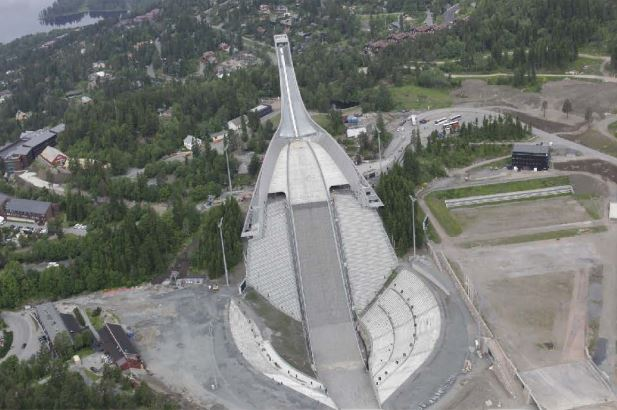
#> input picture images/bridge_left.JPG, 617 x 410 px
$ jupyter execute --allow-errors fundemental_mat.ipynb   (shell and % lines are left out)   (older library calls are emulated)
#> lines starting #> are read from the running program, lines starting #| are printed output that depends on the picture; long printed decimals are rounded
### src/annotator.py
import matplotlib.pyplot as plt
from os import path

class Annotator:
    """
    Object used to manually label interest points in pairs of objects
    Example usage:
    >>> ann = Annotator(<im1>, <im2>, check_for_annotations = True)
        - creates a new object. It is by default in annotation mode
        - check_for_annotations will force the check of previously
        labelled interest points in the same directory as annotator.py

    >>> ann.annotate()
        - shows the plot window containing both images.
        labelling starts by clicking on an interest point in the leftmost image
        then click on the associated point in the right image.
        Do this for however many interest points are needed
        - close plot window to finish labelling

    >>> ann.save_annotations()
        - saves the new labelling into files linked to the images' filenames

    """
    def __init__(self, path1, path2, annotation_mode = True, check_for_annotations = True):
        self.image_paths = [path1, path2]
        self.images = [
            plt.imread(p) for p in self.image_paths
            ]

        if annotation_mode:
            print('Loading Annotator in annotation mode...')
            self.current_image = 0

            if check_for_annotations:
                self.coords = self.__look_for_annotations()
            else:
                self.coords = [[], []]

            self.display_images()
            self.cid = self.fig.canvas.mpl_connect('button_press_event', self.__onClick)

        else:
            print('Loading Annotator in data load mode...')
            self.coords = self.__look_for_annotations()

    def display_images(self, show = False):
        self.fig, self.axes = plt.subplots(1, 2)
        self.axes[0].imshow(self.images[0], cmap='gray')
        self.axes[1].imshow(self.images[1], cmap='gray')

        if self.coords[0]:
            x, y = zip(*self.coords[0])
            self.axes[0].scatter(x, y, marker='x', c='y')
        if self.coords[1]:
            x, y = zip(*self.coords[1])
            self.axes[1].scatter(x, y, marker='x', c='y')

        if show:
            plt.show()

    # [12 lines left out: function __onClick, not called in this run]

    def annotate(self):
        plt.show()

    # [10 lines left out: function save_annotations, not called in this run]

    def __look_for_annotations(self):
        annot = self.get_annotation_name()

        print('Image Files:\n> {}\n> {}\nSearching for annotation file: {}'.format(
            self.image_paths[0], self.image_paths[1], annot))

        coords = [[], []]

        if path.exists(annot):
            print('> Annotation file found.')

            with open(annot, 'r') as f:
                try:
                    data = f.read().split('\n')
                    if data[-1] == '':
                        data = data[:-1]

                    num = int(data[0])
                    coords[0] = [list(map(int, c.split(' '))) for c in data[2 : num+2]]
                    coords[1] = [list(map(int, c.split(' '))) for c in data[num + 3 :]]

                except ValueError:
                    pass # silently fail as file is probably empty

        else:
            print('> WARNING: Annotation file not found.')

        return coords

    def get_annotation_name(self):
        names = ['.'.join(path.basename(p).split('.')[:-1]) for p in self.image_paths]
        return '{}_{}_annotation.txt'.format(names[0], names[1])


# [13 lines that do not run on import are left out]

### src/utils.py
import numpy as np
import re
import matplotlib.pyplot as plt

# [28 lines left out: functions read_pgm, get_gradient_magnitude_and_argument, not called in this run]

def plot_side_by_side(im1, im2):
    plt.figure(figsize=[10, 20])
    plt.subplot(1, 2, 1)
    plt.imshow(im1)
    plt.subplot(1, 2, 2)
    plt.imshow(im2)
    plt.show()

# [11 lines left out: function show_interest_side_by_side, not called in this run]

def rgb_to_grey(img):
    return 0.299 * img[:, :, 0] + 0.587 * img[:, :, 1] + 0.114 * img[:, :, 2]

# [4 lines left out: function add_column_ones, not called in this run]

### fundemental_mat.ipynb
- https://www.robots.ox.ac.uk/~vgg/hzbook/hzbook1/HZepipolar.pdf
- http://www.uio.no/studier/emner/matnat/its/UNIK4690/v16/forelesninger/lecture_7_1-epipolar-geometry.pdf
- https://github.com/marktao99/python/blob/master/CVP/samples/sfm.py#L85

[cell 1]
import numpy as np
import matplotlib.pyplot as plt

[cell 2]
# [11 lines of commented-out code are left out]

def build_A(pairs, pairs_prime):
    x, y = pairs[:, 0], pairs[:, 1]
    x_p, y_p = pairs_prime[:, 0], pairs_prime[:, 1]

    A = np.vstack([x*x_p, y*x_p, x_p, x*y_p, y*y_p, y_p, x, y, np.ones(len(x))]).T
    return A

def get_fundemental_matrix(pairs, pairs_prime):
    A = build_A(pairs, pairs_prime)
    u, s, v = np.linalg.svd(A, full_matrices = False)
    f_bar = v[-1].reshape(3,3)
    u_hat, s_hat, v_hat = np.linalg.svd(f_bar, full_matrices = False)
    s_hat[-1] = 0
    f_hat = np.dot(u_hat, np.dot(np.diag(s_hat), v_hat))
    return f_hat

# [23 lines of commented-out code are left out]

def get_normalisation_matrix(points):
    mean = np.mean(points, axis = 0)
    d = np.mean(np.linalg.norm(points - mean, axis = 1)) / np.sqrt(2)

    T = np.array([
        [1/d, 0, - mean[0] / d],
        [0, 1/d, - mean[1] / d],
        [0, 0, 1]
    ])
    return T

def get_fundemental_matrix_normalised(pairs, pairs_prime):

    T = get_normalisation_matrix(pairs[:, :2])
    norm_pairs = np.dot(pairs, T.T)

    T_prime = get_normalisation_matrix(pairs_prime[:, :2])
    norm_pairs_prime = np.dot(pairs_prime, T_prime.T)

    F = get_fundemental_matrix(norm_pairs, norm_pairs_prime)

    denormed_F = np.dot(T_prime.T, np.dot(F, T))
    return denormed_F

def get_epipole(F):
    U,S,V = np.linalg.svd(F)
    e = V[-1] # as S[-1] ~ 0
    return e

# https://www.cs.auckland.ac.nz/courses/compsci773s1t/lectures/773-GGpdfs/773GG-FundMatrix-A.pdf

def get_rectification_matrix(F):
    R = np.zeros(F.shape)
    epipole = get_epipole(F)
    R[0] = epipole / np.linalg.norm(epipole)
    R[1] = np.array([-R[0, 1], R[0, 0], 0]) / np.linalg.norm(R[0, :2])
    R[2] = np.array([-R[0, 0] * R[0, 2], -R[0, 1] * R[0, 2], R[0, 0] ** 2 + R[0, 1] ** 2]) / (np.linalg.norm(epipole) * np.linalg.norm(R[0, :2]))
    return R

[cell 3]
pairs = np.array([
    [0, 1],
    [0, 2],
    [1, 2],
    [1, 1],
    [1, 4],
    [1, 5],
    [2, 5],
    [2, 4]
])
pairs = np.concatenate((pairs, np.ones((pairs.shape[0], 1))), axis = 1)

plt.scatter(pairs[:, 1], pairs[:, 0], marker='x', c='r')

H = np.array([
    [0, 1, 0],
    [-1, 0, 0],
    [0, 0, 1]
]) # simple left rotation, no translation

pairs_prime = H.dot(pairs.T).T

plt.scatter(pairs_prime[:, 1], pairs_prime[:, 0], marker='x', c='b')
plt.gca().invert_yaxis()

F = get_fundemental_matrix_normalised(pairs, pairs_prime)
x_bound = plt.gca().get_xbound()
y_min, y_max = plt.gca().get_ybound()

for p in pairs_prime:
    line = np.dot(F.T, p)
    space = np.linspace(*x_bound, 100)

    eq = (line[2] + line[0] * space) / -line[1]
    selector = np.logical_and(y_min < eq, eq < y_max)
    space = space[selector]
    eq = eq[selector]

    plt.plot(space, eq, color='b')

plt.show()
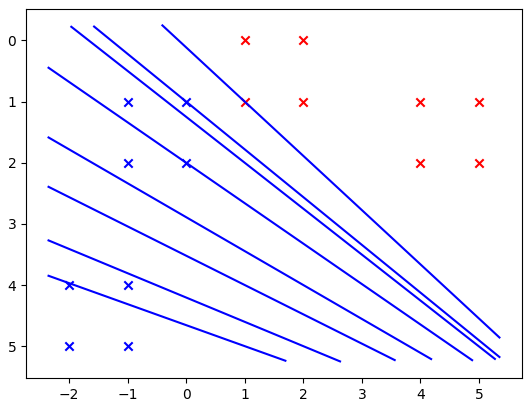
#> figure drawn by matplotlib, 1 panel; curve peaks at x = 5.35, y = 5.18; curve peaks at x = 4.88, y = 5.23; curve peaks at x = 5.27, y = 5.21

plt.scatter(pairs[:, 1], pairs[:, 0], marker='x', c='r')
plt.scatter(pairs_prime[:, 1], pairs_prime[:, 0], marker='x', c='b')
plt.gca().invert_yaxis()

for p in pairs:
    line = np.dot(F, p)
    space = np.linspace(*x_bound, 100)

    eq = (line[2] + line[0] * space) / -line[1]
    selector = np.logical_and(y_min < eq, eq < y_max)
    space = space[selector]
    eq = eq[selector]

    plt.plot(space, eq, color='r')

plt.show()
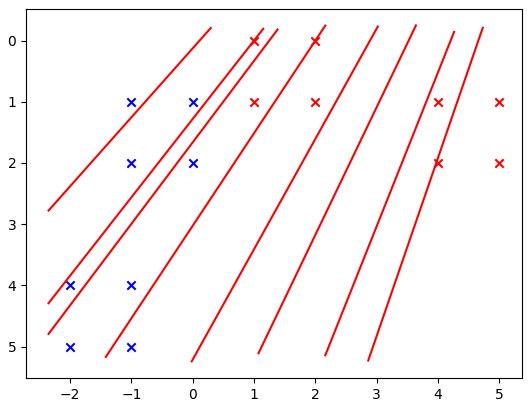
#> figure drawn by matplotlib, 1 panel; curve peaks at x = -2.35, y = 4.29; curve peaks at x = -1.42, y = 5.17; curve peaks at x = -2.35, y = 4.79

[cell 4]
from src.annotator import Annotator
ann = Annotator('images/bridge_left.JPG', 'images/bridge_right.JPG', annotation_mode=False)
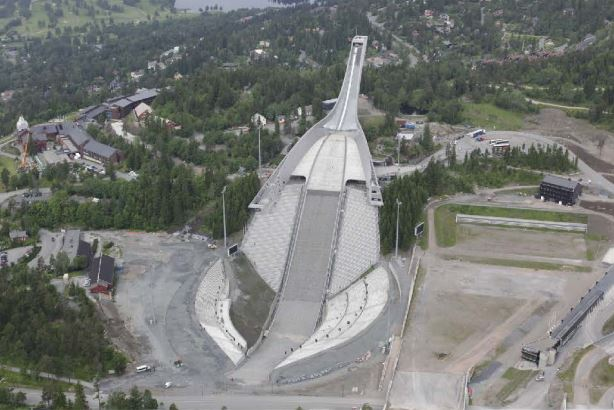
#> input picture images/bridge_right.JPG, 614 x 410 px
#> in __init__, `self.images = [ plt.imread(p) for p in self.image_paths ]`: self.images = 2 items
ann.display_images(show=True)
#> in display_images, `plt.show()`:
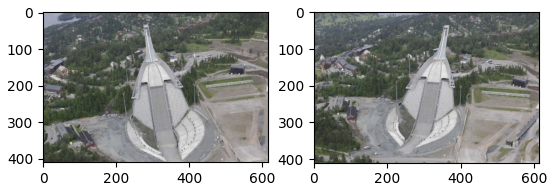
#> figure drawn by matplotlib, 2 panels
points = np.array(ann.coords)
images = ann.images
#> images = 2 items

#> (the rest of this cell did not finish here and is left out)

[cell 5]
def fundemental_accuracy(pairs, pairs_prime, F):

    lines = np.dot(pairs, F.T)
    distances = np.abs(np.sum(lines * pairs_prime, axis = 1)) # pairwise dot products

    return distances.mean()

#> (a cell that did not finish here is left out)

[cell 7]
from src.utils import rgb_to_grey
R = get_rectification_matrix(F)
print(R)

im = rgb_to_grey(images[0])
plt.imshow(im)
plt.show()

height = im.shape[0]
#> height = 410
width = im.shape[1]
#> width = 617

mesh = np.meshgrid(np.arange(width), np.arange(height))
coords = np.concatenate((mesh[0][..., None], mesh[1][..., None], np.ones((*im.shape, 1))), axis=2) # create 2d array of [x y 1] coordinates

projected_coords = coords.dot(R.T) # project coordinate grid onto other image
projected_coords[:, :, :2] /= projected_coords[:, :, 2:] # divide x and y coords by z coord
print(projected_coords)
#> (printed output is left out)

projected_coords = projected_coords.astype(int)

min_x, max_x = np.min(projected_coords[:, :, 0]), np.max(projected_coords[:, :, 0])
#> min_x = -4813; max_x = 2699
min_y, max_y = np.min(projected_coords[:, :, 1]), np.max(projected_coords[:, :, 1])
#> min_y = -855; max_y = 1138

print(min_x, max_x, min_y, max_y)
#| -4813 2699 -855 1138

box = np.zeros((max_y - min_y + 1, max_x - min_x + 1)) # create placeholder for pixels
box[projected_coords[:, :, 1] - min_y, projected_coords[:, :, 0] - min_x] = im # set projected coordinates to pixel values of original coordinates

# plt.figure(figsize=(10, 10))
plt.imshow(box)
# plt.scatter(right[:, 0] - min_x, right[:, 1] - min_y, marker='x', c='r')
plt.show()

im = rgb_to_grey(images[1])
plt.imshow(im)
plt.show()

height = im.shape[0]
width = im.shape[1]
#> width = 614

mesh = np.meshgrid(np.arange(width), np.arange(height))
coords = np.concatenate((mesh[0][..., None], mesh[1][..., None], np.ones((*im.shape, 1))), axis=2) # create 2d array of [x y 1] coordinates

projected_coords = coords.dot(R) # project coordinate grid onto other image
projected_coords[:, :, :2] /= projected_coords[:, :, 2:] # divide x and y coords by z coord
#> projected_coords: shape (410, 614, 3) float64
projected_coords = projected_coords.astype(int)

min_x, max_x = np.min(projected_coords[:, :, 0]), np.max(projected_coords[:, :, 0])
#> min_x = -3991; max_x = 11957
min_y, max_y = np.min(projected_coords[:, :, 1]), np.max(projected_coords[:, :, 1])
#> min_y = -14021; max_y = 4703


#> (the rest of this cell did not finish here and is left out)

[cell 8]
import cv2
from scipy.misc import imread
from src.utils import plot_side_by_side

# image_paths = ['images/coffee_left.jpg', 'images/coffee_right.jpg']
image_paths = ['images/tsukuba/scene1.row3.col1.ppm', 'images/tsukuba/scene1.row3.col2.ppm']
images = [imread(p) for p in image_paths]
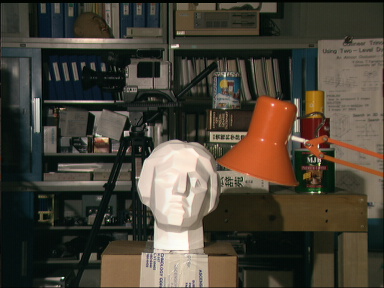
#> input picture images/tsukuba/scene1.row3.col1.ppm, 384 x 288 px
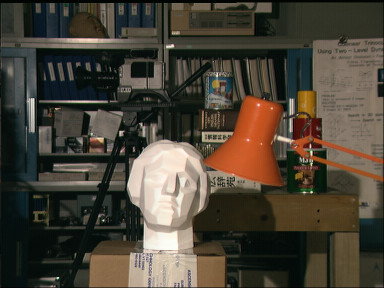
#> input picture images/tsukuba/scene1.row3.col2.ppm, 384 x 288 px
norm = lambda im: ((im - im.min()) / (im.max() - im.min()) * 255).astype(np.uint8)
to_grey = lambda im: norm(0.299 * im[:, :, 0] + 0.587 * im[:, :, 1] + 0.114 * im[:, :, 2])

stereo = cv2.StereoSGBM_create(numDisparities=16, blockSize=11, )

min_height = min([im.shape[0] for im  in images])
#> min_height = 288
min_width = min([im.shape[1] for im in images])
#> min_width = 384
rsz_images = [to_grey(im[:min_height, :min_width]) for im in images]
#> rsz_images = 2 items

disparity = stereo.compute(rsz_images[0], rsz_images[1])
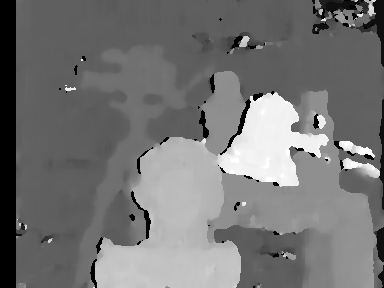
#> disparity: shape (288, 384) int16; min -16, max 240, mean 101.3; drawn with min black and max white
disparity += 16

print(disparity.min(), disparity.max())
#| 0 256
print(disparity.mean(), disparity.std())
#| 117.321 52.979

plot_side_by_side(images[0], images[1])
plt.show()
plt.imshow(disparity, cmap='gray')
